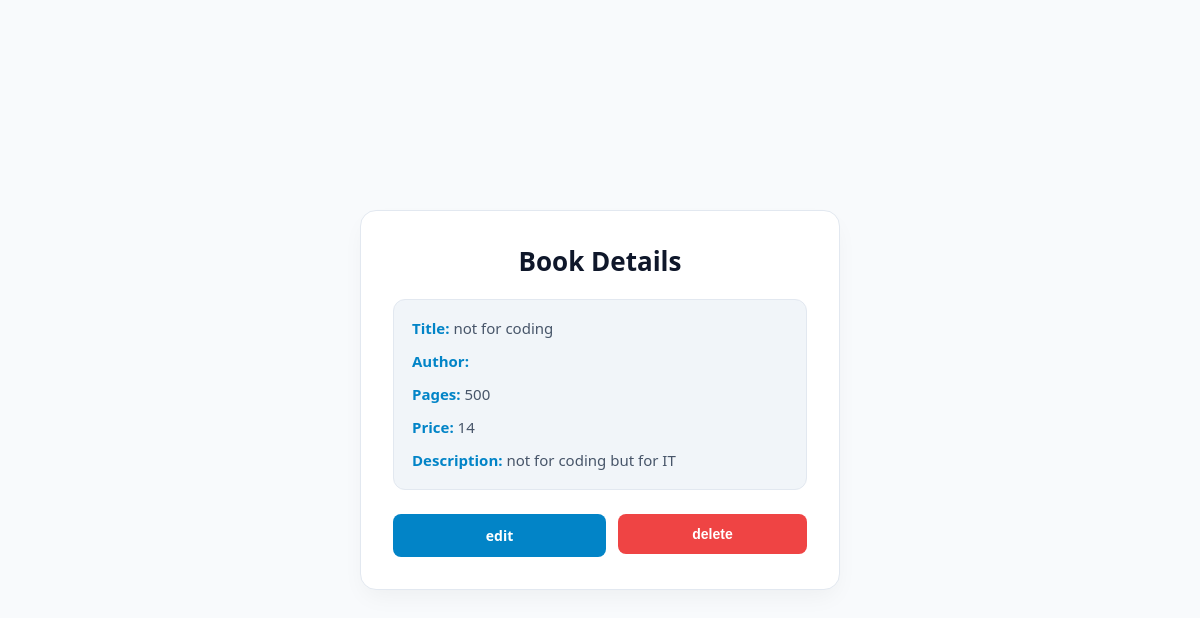
The app's page /books_detail/6/ with its own data.
### myapp/models.py (models this page shows, shortened)
class Book(models.Model):
    title = models.CharField( max_length=50)
    author = models.CharField( max_length=50)
    pages = models.IntegerField()
    price = models.IntegerField()
    description = models.CharField( max_length=100)
    models.ForeignKey(Author, on_delete=models.CASCADE)

### myapp/views.py (the view)
# urls.py: path('books_detail/<int:pk>/', books_detail, name='books_detail'),
def books_detail(request, pk):
    books = Book.objects.get(pk=pk)
    return render(request, 'books_detail.html', {'object':books})

### myapp/templates/books_detail.html (shortened to what this page needs)
<!DOCTYPE html>
<html lang="en">
<head>
</head>
<body>
    <div class="card">
        <h1>Book Details</h1>
        <div class="info-list">
            <p class="info-item"><strong>Title:</strong> {{ object.title }}</p>
            <p class="info-item"><strong>Author:</strong> {{ object.author }}</p>
            <p class="info-item"><strong>Pages:</strong> {{ object.pages }}</p>
            <p class="info-item"><strong>Price:</strong> {{ object.price }}</p>
            <p class="info-item"><strong>Description:</strong> {{ object.description }}</p>
        </div>
        <div class="btn-group">
            <a href="{% url 'update' object.pk %}" class="btn btn-edit">edit</a>
            <form action="{% url 'book_delete' object.pk %}" method="POST">
                <button type="submit" class="btn btn-delete" style="width: 100%;">delete</button>
            </form>
        </div>
    </div>
</body>
</html>

### myapp/templates/books_detail.html (style rules this page uses)
* { box-sizing: border-box; margin: 0; padding: 0; }
body { font-family: system-ui, -apple-system, sans-serif; background-color: #f8fafc; color: #0f172a; min-height: 100vh; display: flex; justify-content: center; align-items: center; padding: 20px; }
.card { background-color: #ffffff; border: 1px solid #e2e8f0; border-radius: 16px; padding: 32px; width: 100%; max-width: 480px; box-shadow: 0 10px 25px -5px rgba(0, 0, 0, 0.05); }
h1 { font-size: 26px; margin-bottom: 20px; color: #0f172a; text-align: center; }
.info-list { display: flex; flex-direction: column; gap: 12px; background-color: #f1f5f9; border: 1px solid #e2e8f0; padding: 18px; border-radius: 12px; margin-bottom: 24px; }
.info-item { font-size: 15px; color: #475569; line-height: 1.4; }
.info-item strong { color: #0284c7; }
.btn-group { display: flex; gap: 12px; }
.btn { flex: 1; padding: 12px; border-radius: 8px; font-weight: 600; text-align: center; text-decoration: none; font-size: 14px; cursor: pointer; border: none; transition: background-color 0.2s ease; }
.btn-edit { background-color: #0284c7; color: #ffffff; }
.btn-delete { background-color: #ef4444; color: #ffffff; }
form { flex: 1; }

### records on screen
Book: title "not for coding", pages "500", price "14", description "not for coding but for IT"
